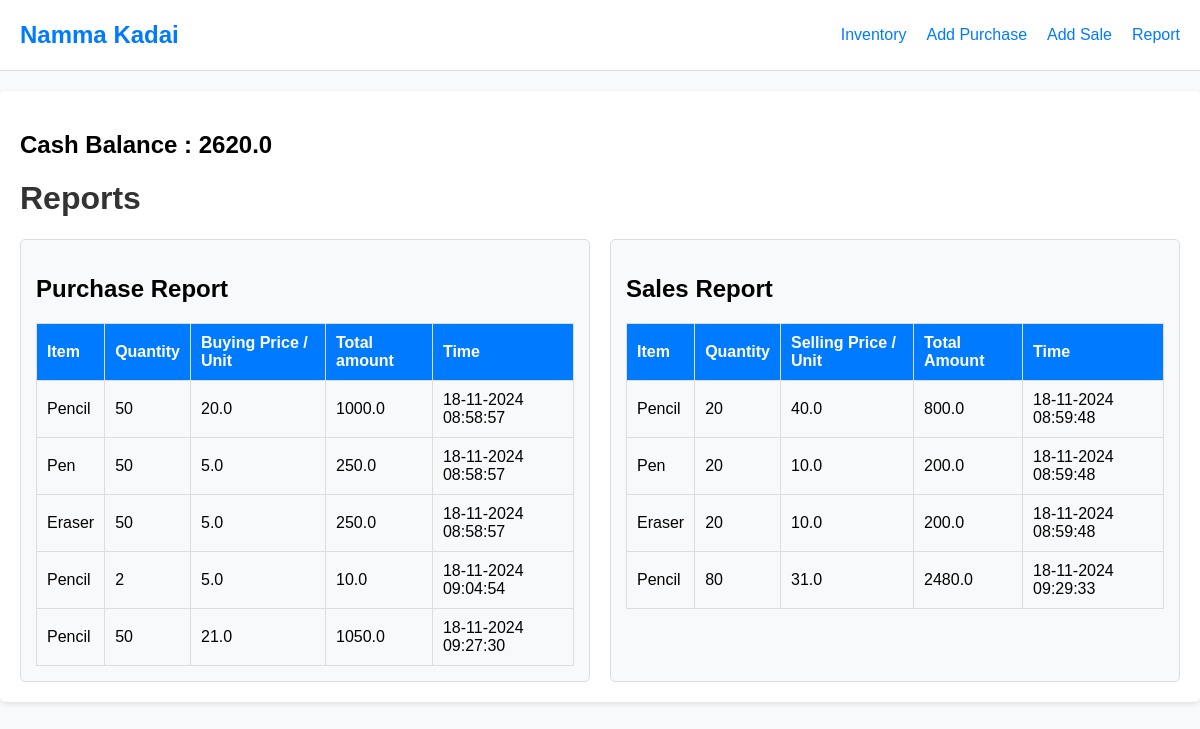
Screenshot of /report with the database file from the repository.
### app/models.py (models this page shows, shortened)
class Company(db.Model):
    id = db.Column(db.Integer, primary_key=True)
    company_name = db.Column(db.String(50), nullable=False)
    cash_balance = db.Column(db.Float, nullable=False, default=1000)

class Purchase(db.Model):
    id = db.Column(db.Integer, primary_key=True)
    item_id = db.Column(db.Integer, db.ForeignKey('item.id'), nullable=False)
    timestamp = db.Column(db.DateTime, default=indian_time)
    qty = db.Column(db.Integer, nullable=False)
    rate = db.Column(db.Float, nullable=False)
    amount = db.Column(db.Float, nullable=False)
    selling_price = db.Column(db.Float, nullable=False)
    item = db.relationship('Item', backref=db.backref('purchases', lazy=True))

class Item(db.Model):
    id = db.Column(db.Integer, primary_key=True)
    item_name = db.Column(db.String(100), nullable=False)
    qty = db.Column(db.Integer, default=0)

class Sales(db.Model):
    id = db.Column(db.Integer, primary_key=True)
    item_id = db.Column(db.Integer, db.ForeignKey('item.id'), nullable=False)
    timestamp = db.Column(db.DateTime, default=indian_time)
    qty = db.Column(db.Integer, nullable=False)
    rate = db.Column(db.Float, nullable=False)
    amount = db.Column(db.Float, nullable=False)
    item = db.relationship('Item', backref=db.backref('sales', lazy=True))

### app/routes.py (the view)
@app.route('/report')
def report():
    company = Company.query.first()
    purchase_records = Purchase.query.all()
    sales_records = Sales.query.all()
    return render_template(
        'report.html',
        purchase_records=purchase_records,
        sales_records=sales_records,
        company=company
    )

### app/templates/report.html (shortened to what this page needs)
{% extends "base.html" %}
{% block content %}
<h1 class="page-title">Reports</h1>
<div class="report-container">
    <div class="report-section">
        <h2 class="section-title">Purchase Report</h2>
        {% if purchase_records %}
        <table class="report-table">
            <thead>
                <tr>
                    <th class="table-header">Item</th>
                    <th class="table-header">Quantity</th>
                    <th class="table-header">Buying Price / Unit</th>
                    <th class="table-header">Total amount</th>
                    <th class="table-header">Time</th>
                </tr>
            </thead>
            <tbody>
                {% for purchase in purchase_records %}
                <tr>
                    <td class="table-data">{{ purchase.item.item_name }}</td>
                    <td class="table-data">{{ purchase.qty }}</td>
                    <td class="table-data">{{ purchase.rate }}</td>
                    <td class="table-data">{{ purchase.amount }}</td>
                    <td class="table-data">{{ purchase.timestamp.strftime('%d-%m-%Y %H:%M:%S') }}</td>
                </tr>
                {% endfor %}
            </tbody>
        </table>
        {% else %}
        <div class="alert alert-info" role="alert">
            No Report.
        </div>
        {% endif %}
    </div>
    <div class="report-section">
        <h2 class="section-title">Sales Report</h2>
        {% if sales_records %}
        <table class="report-table">
            <thead>
                <tr>
                    <th class="table-header">Item</th>
                    <th class="table-header">Quantity</th>
                    <th class="table-header">Selling Price / Unit</th>
                    <th class="table-header">Total Amount</th>
                    <th class="table-header">Time</th>
                </tr>
            </thead>
            <tbody>
                {% for sale in sales_records %}
                <tr>
                    <td class="table-data">{{ sale.item.item_name }}</td>
                    <td class="table-data">{{ sale.qty }}</td>
                    <td class="table-data">{{ sale.rate }}</td>
                    <td class="table-data">{{ sale.amount }}</td>
                    <td class="table-data">{{ sale.timestamp.strftime('%d-%m-%Y %H:%M:%S') }}</td>
                </tr>
                {% endfor %}
            </tbody>
        </table>
        {% else %}
        <div class="alert alert-info" role="alert">
            No Report.
        </div>
        {% endif %}
    </div>
</div>
{% endblock %}

### app/templates/base.html (shortened to what this page needs)
<!DOCTYPE html>
<html lang="en">
<head>
    <link rel="stylesheet" href="{{ url_for('static', filename='style.css') }}">
</head>
<body>
    <nav class="navbar">
        <div class="navbar-brand "> <a href="{{ url_for('inventory') }}">{{company.company_name}}</a></div>
        <ul class="navbar-nav">
            <li><a href="{{ url_for('inventory') }}">Inventory</a></li>
            <li><a href="{{ url_for('add_purchase') }}">Add Purchase</a></li>
            <li><a href="{{ url_for('add_sale') }}">Add Sale</a></li>
            <li><a href="{{ url_for('report') }}">Report</a></li>
        </ul>
    </nav>
    <div class="container">
        <h2> Cash Balance : {{company.cash_balance}}</h2>
        {% block content %}{% endblock %}
    </div>
</body>
</html>

### app/static/style.css (style rules this page uses)
.navbar-brand { font-size: 1.5rem; font-weight: bold; color: #343a40; text-decoration: none; display: inline-block; }
.navbar-brand a { color: inherit; text-decoration: none; }
body { font-family: Arial, sans-serif; background-color: #f8f9fa; margin: 0; padding: 0; }
.navbar { background-color: #ffffff; border-bottom: 1px solid #ddd; padding: 10px 20px; display: flex; justify-content: space-between; align-items: center; }
.navbar-brand { font-size: 1.5rem; color: #007bff; }
.navbar-nav { list-style: none; display: flex; gap: 20px; }
.navbar-nav li a { text-decoration: none; color: #007bff; font-size: 1rem; }
body { font-family: Arial, sans-serif; background-color: #f8f9fa; margin: 0; padding: 0; box-sizing: border-box; }
h1, h3 { color: #333; }
.container { max-width: 1200px; margin: 20px auto; padding: 20px; background-color: #ffffff; border-radius: 5px; box-shadow: 0px 2px 5px rgba(0, 0, 0, 0.1); }
table { width: 100%; border-collapse: collapse; margin-top: 15px; }
table th, table td { padding: 10px; border: 1px solid #ddd; text-align: left; }
table th { background-color: #007bff; color: #ffffff; font-weight: bold; }
.report-container, .sale-page { display: flex; flex-wrap: wrap; justify-content: space-between; gap: 20px; }
.report-section, .cart-section, .sale-form { flex: 1; min-width: 300px; background-color: #f8f9fa; padding: 15px; border: 1px solid #ddd; border-radius: 5px; }

### rows the page displays
Company: company_name "Namma Kadai", cash_balance "2620.0"
Purchase: item.item_name "Pencil", qty "50", rate "20.0", amount "1000.0", timestamp "18-11-2024 08:58:57"
Purchase: item.item_name "Pen", qty "50", rate "5.0", amount "250.0", timestamp "18-11-2024 08:58:57"
Purchase: item.item_name "Eraser", qty "50", rate "5.0", amount "250.0", timestamp "18-11-2024 08:58:57"
Purchase: item.item_name "Pencil", qty "2", rate "5.0", amount "10.0", timestamp "18-11-2024 09:04:54"
Purchase: item.item_name "Pencil", qty "50", rate "21.0", amount "1050.0", timestamp "18-11-2024 09:27:30"
Sales: item.item_name "Pencil", qty "20", rate "40.0", amount "800.0", timestamp "18-11-2024 08:59:48"
Sales: item.item_name "Pen", qty "20", rate "10.0", amount "200.0", timestamp "18-11-2024 08:59:48"
Sales: item.item_name "Eraser", qty "20", rate "10.0", amount "200.0", timestamp "18-11-2024 08:59:48"
Sales: item.item_name "Pencil", qty "80", rate "31.0", amount "2480.0", timestamp "18-11-2024 09:29:33"
